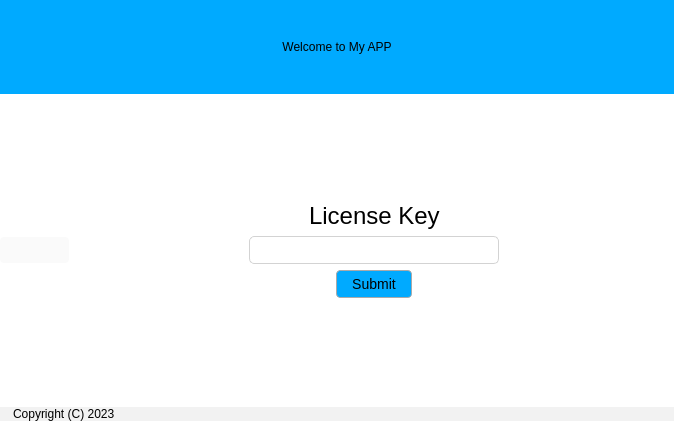
<?xml version="1.0" encoding="UTF-8"?>
<ui version="4.0">
 <class>MainWindow</class>
 <widget class="QMainWindow" name="MainWindow">
  <property name="geometry">
   <rect>
    <x>0</x>
    <y>0</y>
    <width>674</width>
    <height>421</height>
   </rect>
  </property>
  <property name="windowTitle">
   <string>MainWindow</string>
  </property>
  <widget class="QWidget" name="centralwidget">
   <property name="styleSheet">
    <string notr="true">* {
background: white;
color: black;
border: none;
	font: 11pt &quot;Manrope&quot;;
}

QLineEdit {
padding: 5px;
border: 1px solid lightgrey;
border-radius: 5px;
}


/* QPushButton styling */
QPushButton {
    border: 1px solid #aaa;
    border-radius: 4px;
    padding: 5px 15px;
    font-size: 14px;
    background-color: #e7e7e7;
    color: #333;
}

QPushButton:hover {
    background-color: #d4d4d4;
}

QPushButton:pressed {
    background-color: #b5b5b5;
}

QPushButton[style=&quot;accent&quot;] {
    background-color: #4CAF50;
    border: none;
    color: white;
}

/* QCheckBox styles */
QCheckBox::indicator:unchecked {
    border: 1px solid #aaa;
    background: white;
}

QCheckBox::indicator:checked {
    image: url(checked_icon_path.png);
}

/* QRadioButton styles */
QRadioButton::indicator:unchecked {
    border: 1px solid #aaa;
    background: white;
}

QRadioButton::indicator:checked {
    image: url(radio_checked_icon_path.png);
}

/* QTabWidget styles */
QTabWidget::pane {
    border: 1px solid #aaa;
}

QTabWidget::tab-bar {
    alignment: center;
}

QTabWidget QTabButton {
    padding: 5px;
    border: 1px solid #aaa;
    border-radius: 4px;
    background: #f5f5f5;
}

QTabWidget QTabButton:selected {
    background: #e7e7e7;
}

/* QComboBox */
QComboBox {
    border: 1px solid #aaa;
    border-radius: 4px;
    padding: 5px;
    background: #f5f5f5;
}

QComboBox::down-arrow {
    image: url(dropdown_arrow_icon_path.png);
}


#submitBtn {
background-color: #22733F;
color: white;
}

#logoBtn {
background: none;
border: none;
}</string>
   </property>
   <layout class="QGridLayout" name="gridLayout" rowstretch="1,1,1,1,0" columnstretch="2,3" rowminimumheight="0,0,0,0,0">
    <property name="leftMargin">
     <number>0</number>
    </property>
    <property name="topMargin">
     <number>0</number>
    </property>
    <property name="rightMargin">
     <number>0</number>
    </property>
    <property name="bottomMargin">
     <number>0</number>
    </property>
    <item row="4" column="0" colspan="2">
     <widget class="QLabel" name="footerLabel">
      <property name="styleSheet">
       <string notr="true">padding-left: 10px;
background: #F2F2F2</string>
      </property>
      <property name="text">
       <string>Copyright (C) 2023</string>
      </property>
     </widget>
    </item>
    <item row="0" column="0" colspan="2">
     <widget class="QLabel" name="headerLabel">
      <property name="styleSheet">
       <string notr="true">font: 125 18pt &quot;Montserrat&quot;;
font: 81 16pt &quot;Montserrat&quot;;
padding: 10px;
background: rgb(255, 131, 30);
background-color: rgb(0, 170, 255);</string>
      </property>
      <property name="text">
       <string>Welcome to My APP</string>
      </property>
      <property name="alignment">
       <set>Qt::AlignCenter</set>
      </property>
     </widget>
    </item>
    <item row="2" column="0">
     <widget class="QPushButton" name="logoBtn">
      <property name="sizePolicy">
       <sizepolicy hsizetype="Maximum" vsizetype="Maximum">
        <horstretch>0</horstretch>
        <verstretch>0</verstretch>
       </sizepolicy>
      </property>
      <property name="styleSheet">
       <string notr="true">background-color: rgb(250, 250, 250);</string>
      </property>
      <property name="text">
       <string/>
      </property>
      <property name="icon">
       <iconset>
        <normaloff>logo.png</normaloff>logo.png</iconset>
      </property>
      <property name="iconSize">
       <size>
        <width>200</width>
        <height>300</height>
       </size>
      </property>
     </widget>
    </item>
    <item row="2" column="1">
     <widget class="QFrame" name="frame">
      <property name="frameShape">
       <enum>QFrame::StyledPanel</enum>
      </property>
      <property name="frameShadow">
       <enum>QFrame::Raised</enum>
      </property>
      <layout class="QVBoxLayout" name="verticalLayout" stretch="2,2,1,1">
       <item alignment="Qt::AlignHCenter">
        <widget class="QLabel" name="label">
         <property name="styleSheet">
          <string notr="true">font-size: 18pt</string>
         </property>
         <property name="text">
          <string>License Key</string>
         </property>
        </widget>
       </item>
       <item alignment="Qt::AlignHCenter">
        <widget class="QLineEdit" name="lineEdit">
         <property name="minimumSize">
          <size>
           <width>250</width>
           <height>0</height>
          </size>
         </property>
         <property name="maximumSize">
          <size>
           <width>300</width>
           <height>16777215</height>
          </size>
         </property>
         <property name="alignment">
          <set>Qt::AlignLeading|Qt::AlignLeft|Qt::AlignVCenter</set>
         </property>
        </widget>
       </item>
       <item alignment="Qt::AlignHCenter">
        <widget class="QPushButton" name="submitBtn">
         <property name="maximumSize">
          <size>
           <width>150</width>
           <height>16777215</height>
          </size>
         </property>
         <property name="styleSheet">
          <string notr="true">QPushButton {
color: black;
background-color: rgb(97, 255, 155);
background-color: rgb(255, 119, 56);
background-color: rgb(0, 170, 255);
}

QPushButton::hover {
background-color: rgb(0, 149, 200);
}

QPushButton::clicked {

background-color: rgb(255, 99, 26);
}</string>
         </property>
         <property name="text">
          <string>Submit</string>
         </property>
        </widget>
       </item>
       <item>
        <spacer name="verticalSpacer">
         <property name="orientation">
          <enum>Qt::Vertical</enum>
         </property>
         <property name="sizeHint" stdset="0">
          <size>
           <width>20</width>
           <height>40</height>
          </size>
         </property>
        </spacer>
       </item>
      </layout>
     </widget>
    </item>
   </layout>
  </widget>
 </widget>
 <resources>
  <include location="../Loote/resources.qrc"/>
 </resources>
 <connections/>
</ui>
